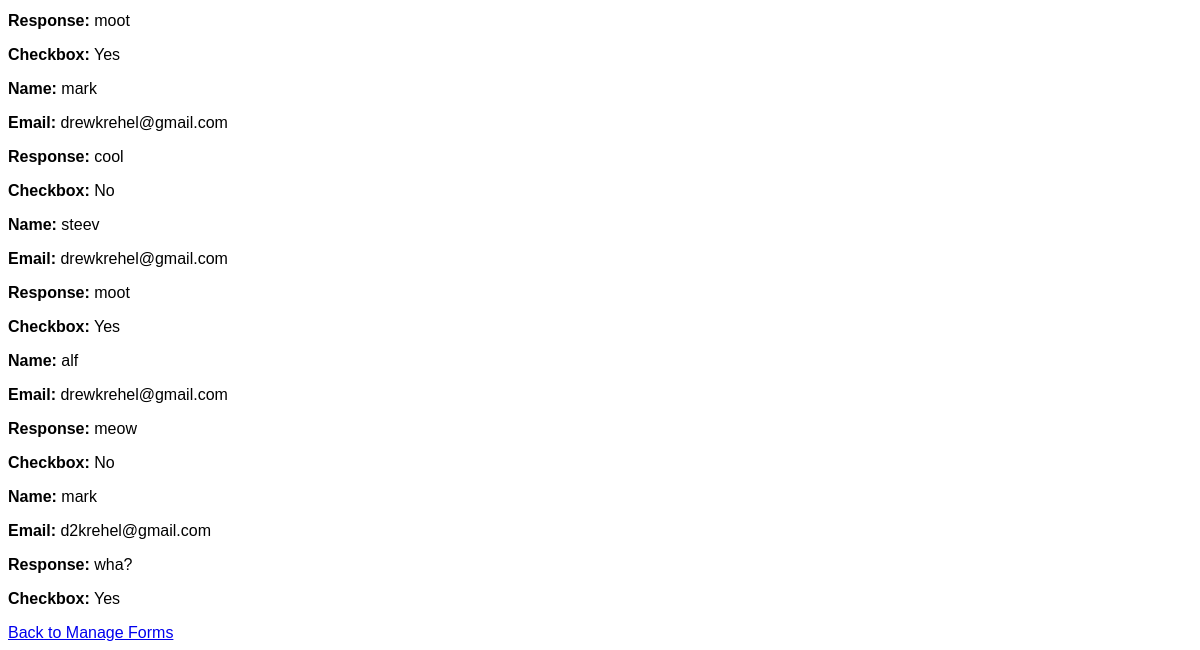
The page /dashboard/forms/1/submissions/ (signed in, lower part) on the database as committed earlier.
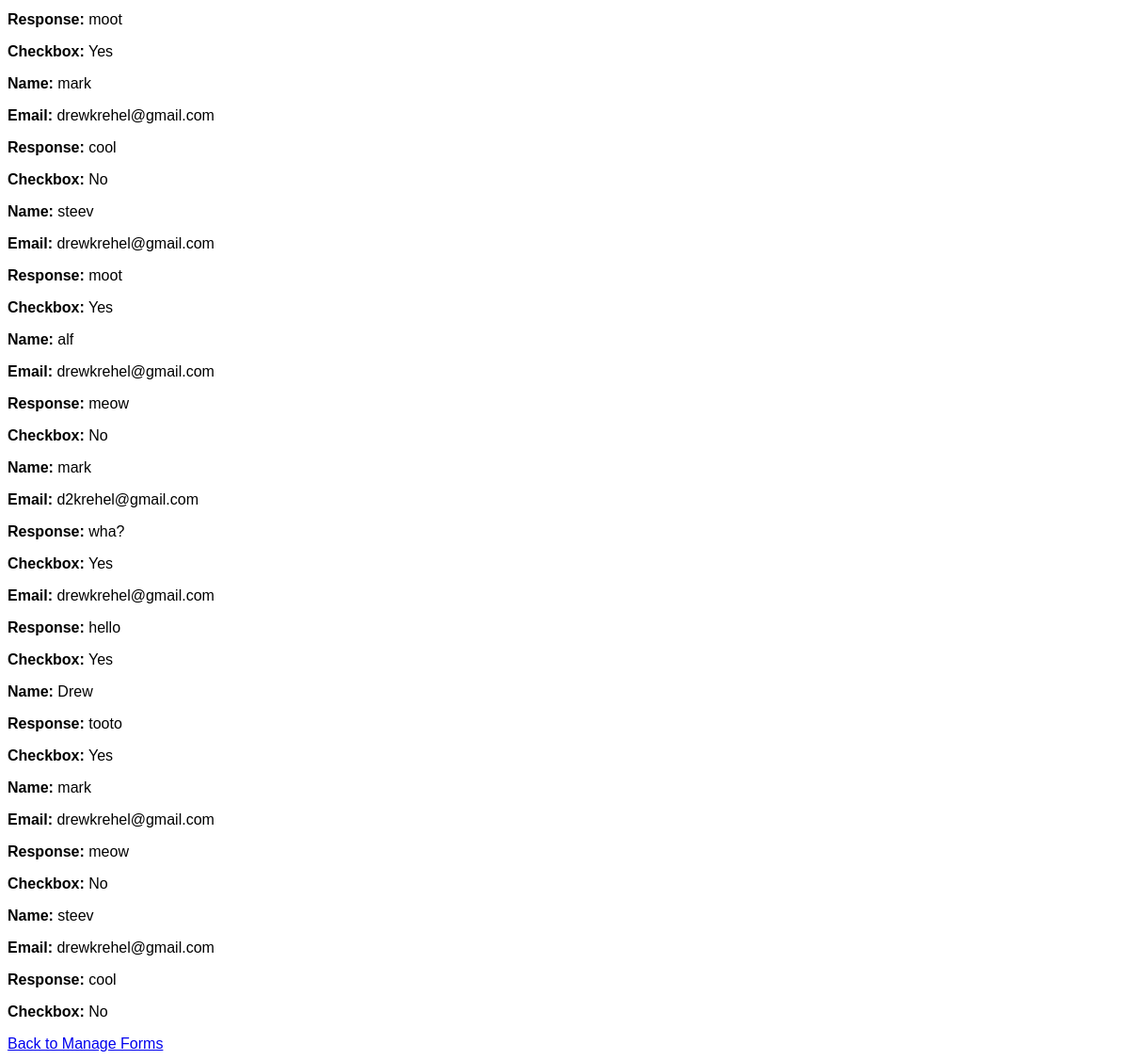
The same page on the database as committed later.
### builder/models.py (models this page shows)
class FormSubmission(models.Model):
    form = models.ForeignKey(
        Form,
        on_delete=models.CASCADE
    )
    visitor_name = models.CharField(
        max_length=200,
        blank=True,
        null=True,
        help_text="Enter your name"
    )
    visitor_email = models.EmailField(
        max_length=200,
        blank=True,
        null=True,
        help_text="Enter your email"
    )
    textbox = models.TextField(
        max_length=700,
        blank=True,
        help_text="Answer the prompt"
    )
    checkbox = models.BooleanField(
        default=False,
    )

### builder/views.py (the view)
@login_required
def form_submissions(request, form_id):
    form_item = Form.objects.get(id=form_id, user=request.user)
    submissions = FormSubmission.objects.filter(form=form_item)
    return render(
        request,
        "form_submissions.html",
        {
            "form_item": form_item,
            "submissions": submissions,
        },
    )

### builder/templates/form_submissions.html (shortened to what this page needs)
{% extends "base.html" %}
{% block content %}
{% for submission in submissions %}
    <article>
        {% if submission.visitor_name %}
            <p><strong>Name:</strong> {{ submission.visitor_name }}</p>
        {% endif %}
        {% if submission.visitor_email %}
            <p><strong>Email:</strong> {{ submission.visitor_email }}</p>
        {% endif %}
        {% if submission.textbox %}
            <p><strong>Response:</strong> {{ submission.textbox }}</p>
        {% endif %}
        <p>
            <strong>Checkbox:</strong>
            {% if submission.checkbox %}
                Yes
            {% else %}
                No
            {% endif %}
        </p>
    </article>
{% empty %}
    <p>You haven't received any submissions yet.</p>
{% endfor %}
<a href="{% url 'manage_forms' %}">Back to Manage Forms</a>
{% endblock %}

Rows that differ between the two databases and show on the page:
added FormSubmission: visitor_email "drewkrehel@gmail.com", textbox "hello", checkbox "Yes"
added FormSubmission: visitor_name "Drew", textbox "tooto", checkbox "Yes"
added FormSubmission: visitor_name "mark", visitor_email "drewkrehel@gmail.com", textbox "meow", checkbox "No"
added FormSubmission: visitor_name "steev", visitor_email "drewkrehel@gmail.com", textbox "cool", checkbox "No"
